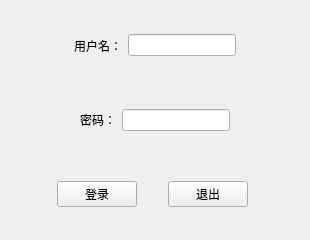
<?xml version="1.0" encoding="UTF-8"?>
<ui version="4.0">
 <class>_LayoutClass</class>
 <widget class="QMainWindow" name="_LayoutClass">
  <property name="geometry">
   <rect>
    <x>0</x>
    <y>0</y>
    <width>310</width>
    <height>240</height>
   </rect>
  </property>
  <property name="windowTitle">
   <string>_Layout</string>
  </property>
  <widget class="QWidget" name="centralWidget">
   <layout class="QVBoxLayout" name="verticalLayout">
    <item>
     <widget class="QWidget" name="widget" native="true">
      <layout class="QHBoxLayout" name="horizontalLayout_2">
       <item>
        <spacer name="horizontalSpacer_5">
         <property name="orientation">
          <enum>Qt::Horizontal</enum>
         </property>
         <property name="sizeHint" stdset="0">
          <size>
           <width>40</width>
           <height>20</height>
          </size>
         </property>
        </spacer>
       </item>
       <item>
        <widget class="QLabel" name="label">
         <property name="text">
          <string>用户名：</string>
         </property>
        </widget>
       </item>
       <item>
        <widget class="QLineEdit" name="lineEdit"/>
       </item>
       <item>
        <spacer name="horizontalSpacer_4">
         <property name="orientation">
          <enum>Qt::Horizontal</enum>
         </property>
         <property name="sizeHint" stdset="0">
          <size>
           <width>40</width>
           <height>20</height>
          </size>
         </property>
        </spacer>
       </item>
      </layout>
     </widget>
    </item>
    <item>
     <widget class="QWidget" name="widget_2" native="true">
      <layout class="QHBoxLayout" name="horizontalLayout_3">
       <item>
        <spacer name="horizontalSpacer_6">
         <property name="orientation">
          <enum>Qt::Horizontal</enum>
         </property>
         <property name="sizeHint" stdset="0">
          <size>
           <width>40</width>
           <height>20</height>
          </size>
         </property>
        </spacer>
       </item>
       <item>
        <widget class="QLabel" name="label_2">
         <property name="text">
          <string>密码：</string>
         </property>
        </widget>
       </item>
       <item>
        <widget class="QLineEdit" name="lineEdit_2"/>
       </item>
       <item>
        <spacer name="horizontalSpacer_7">
         <property name="orientation">
          <enum>Qt::Horizontal</enum>
         </property>
         <property name="sizeHint" stdset="0">
          <size>
           <width>40</width>
           <height>20</height>
          </size>
         </property>
        </spacer>
       </item>
      </layout>
     </widget>
    </item>
    <item>
     <widget class="QWidget" name="widget_3" native="true">
      <layout class="QHBoxLayout" name="horizontalLayout_4">
       <item>
        <spacer name="horizontalSpacer">
         <property name="orientation">
          <enum>Qt::Horizontal</enum>
         </property>
         <property name="sizeHint" stdset="0">
          <size>
           <width>40</width>
           <height>20</height>
          </size>
         </property>
        </spacer>
       </item>
       <item>
        <widget class="QPushButton" name="pushButton">
         <property name="text">
          <string>登录</string>
         </property>
        </widget>
       </item>
       <item>
        <spacer name="horizontalSpacer_3">
         <property name="orientation">
          <enum>Qt::Horizontal</enum>
         </property>
         <property name="sizeHint" stdset="0">
          <size>
           <width>30</width>
           <height>20</height>
          </size>
         </property>
        </spacer>
       </item>
       <item>
        <widget class="QPushButton" name="pushButton_2">
         <property name="text">
          <string>退出</string>
         </property>
        </widget>
       </item>
       <item>
        <spacer name="horizontalSpacer_2">
         <property name="orientation">
          <enum>Qt::Horizontal</enum>
         </property>
         <property name="sizeType">
          <enum>QSizePolicy::Fixed</enum>
         </property>
         <property name="sizeHint" stdset="0">
          <size>
           <width>40</width>
           <height>20</height>
          </size>
         </property>
        </spacer>
       </item>
      </layout>
     </widget>
    </item>
   </layout>
  </widget>
 </widget>
 <layoutdefault spacing="6" margin="11"/>
 <resources>
  <include location="_Layout.qrc"/>
 </resources>
 <connections/>
</ui>
